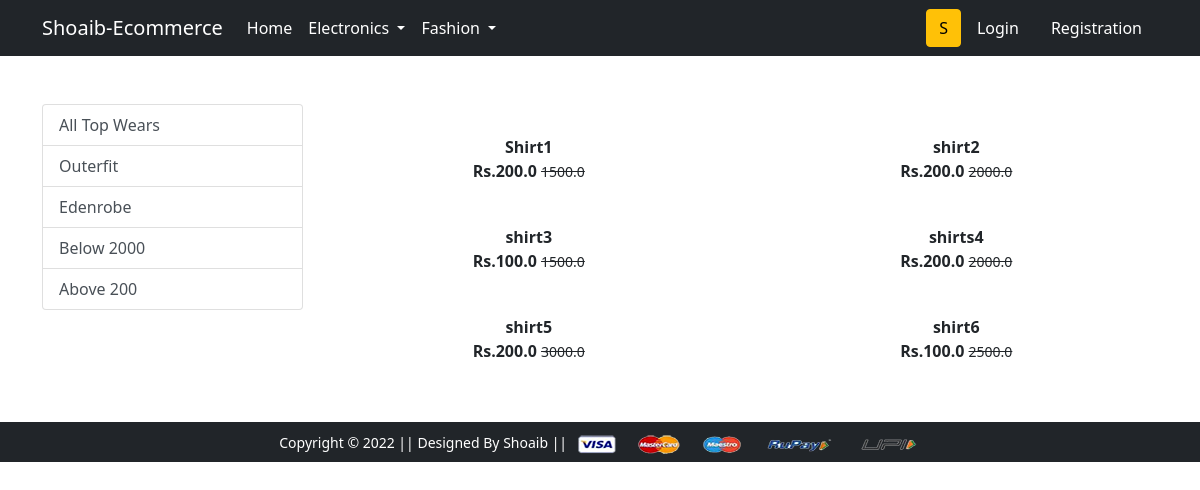
/shirt/, run on the app's committed database.
### app/models.py (models this page shows, shortened)
class Product(models.Model):
    title = models.CharField(max_length=50)
    Selling_price=models.FloatField()
    discounted_price=models.FloatField()
    description=models.TextField()
    brand = models.CharField(max_length=100)
    category = models.CharField(choices=CATEGORY_CHOICES,max_length=100)
    product_img =models.ImageField(upload_to='productimg')

### app/views.py (the view)
# urls.py: path('shirt/', views.shirt, name='shirt'),
def shirt(request,data =None):
 total_items = 0
 if request.user.is_authenticated:
  total_items = len(Cart.objects.filter(user=request.user))
 if data == None:
  shirt=Product.objects.filter(category='TW')
 elif data =='outerfit' or data =='edenrobe':
  shirt = Product.objects.filter(category='TW').filter (brand=data)
 elif data == 'below':
  shirt = Product.objects.filter(category='TW').filter(Selling_price__lt=2000)
 elif data == 'above':
  shirt = Product.objects.filter(category='TW').filter(Selling_price__gt=2000)
 return render(request, 'app/topwear.html',{'shirt':shirt,'total_items':total_items})

### app/templates/app/topwear.html (shortened to what this page needs)
{% extends 'app/base.html' %}
{% load static %}
{% block main-content %}
<div class="container my-5">
 <div class="row">
  <div class="col-sm-3">
   <div class="list-group">
    <a href="{% url 'shirt' %}" class="list-group-item
    list-group-item-action" aria-current="true">All Top Wears </a>
    <a href="{% url 'shirtdata' 'outerfit' %}" class="list-group-item
    list-group-item-action" aria-current="true">Outerfit </a>
    <a href="{% url 'shirtdata' 'edenrobe' %}" class="list-group-item
    list-group-item-action">Edenrobe</a>
    <a href="{% url 'shirtdata' 'below' %}" class="list-group-item
    list-group-item-action">Below 2000</a>
    <a href="{% url 'shirtdata' 'above' %}" class="list-group-item
    list-group-item-action">Above 200</a>
  </div>
  </div>
  <div class="col-sm-9">
  <div class="row">
   {% for product in shirt %}
   <div class="col-sm-6 text-center mb-1">
    <a href="{% url 'product-detail' product.id %}" class="btn">
     <div class="item">
      <div class="fw-bold">{{product.title}}</div>
      <div class="fw-bold">Rs.{{product.discounted_price}}
      <small class="fw-light text-decoration-line-through">{{product.Selling_price}}</small>
      </div>
      </div>
     </a>
   </div>
   {% endfor %}
  </div>
  </div>
 </div>
</div>
{% endblock main-content %}

### data on the page
Product: title "Shirt1", discounted_price "200.0", Selling_price "1500.0"
Product: title "shirt2", discounted_price "200.0", Selling_price "2000.0"
Product: title "shirt3", discounted_price "100.0", Selling_price "1500.0"
Product: title "shirts4", discounted_price "200.0", Selling_price "2000.0"
Product: title "shirt5", discounted_price "200.0", Selling_price "3000.0"
Product: title "shirt6", discounted_price "100.0", Selling_price "2500.0"
